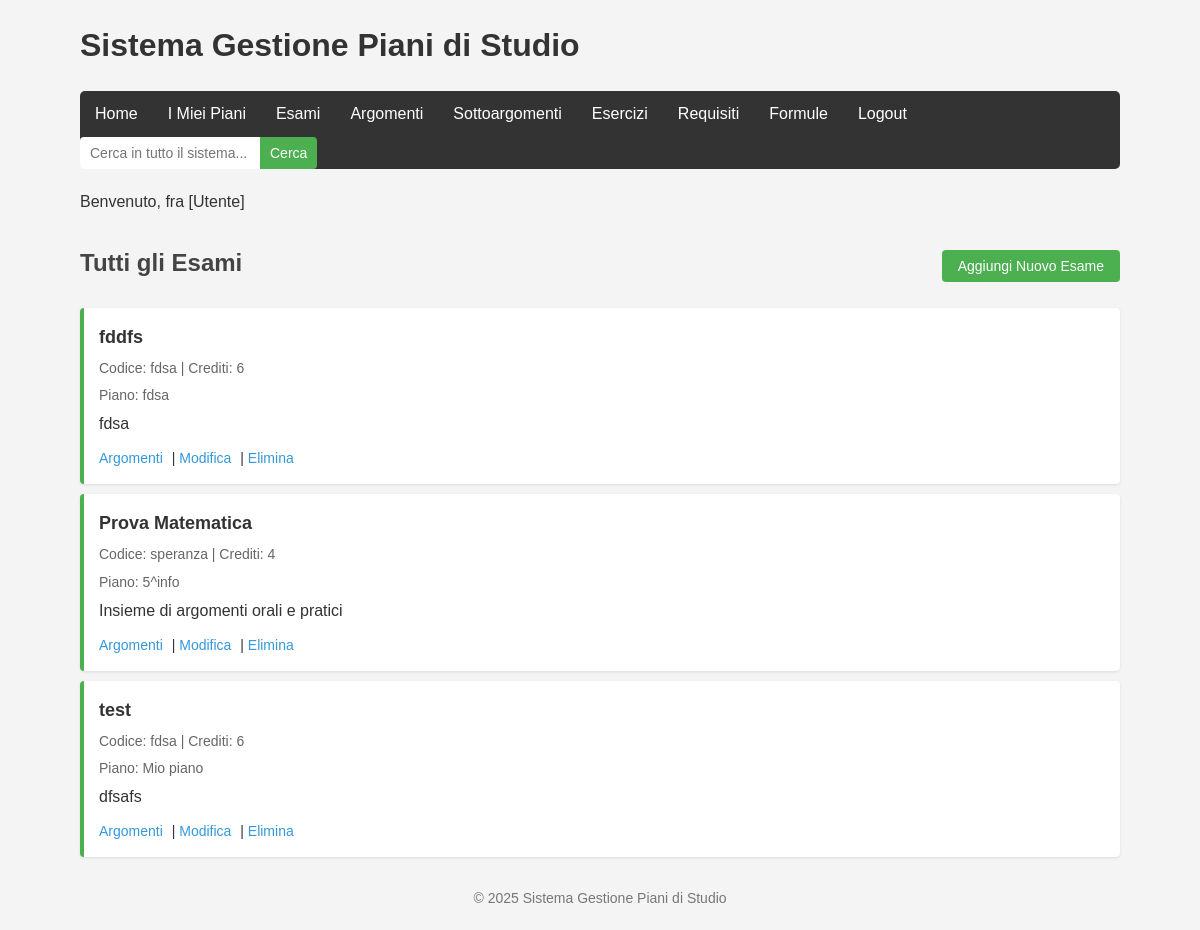
Screenshot of /pages/esami.php (signed in) with the database file from the repository.
### tables this page shows
CREATE TABLE `esami` (
  `id` int(11) NOT NULL,
  `piano_id` int(11) NOT NULL,
  `nome` varchar(100) NOT NULL,
  `codice` varchar(20) DEFAULT NULL,
  `crediti` int(11) DEFAULT 6,
  `descrizione` text DEFAULT NULL,
  `anno` int(11) DEFAULT NULL,
  `semestre` int(11) DEFAULT NULL
);

CREATE TABLE `piani_di_studio` (
  `id` int(11) NOT NULL,
  `nome` varchar(100) NOT NULL,
  `descrizione` text DEFAULT NULL,
  `data_creazione` timestamp NOT NULL DEFAULT current_timestamp(),
  `user_id` int(11) NOT NULL,
  `visibility` varchar(20) NOT NULL DEFAULT 'private'
);

### models/esame.php (called while the page is built, shortened)
<?php
class Esame {
    private $conn;
    private $table_name = "esami";
    public function __construct($db) {
        $this->conn = $db;
    }
    public function readAll() {
        $query = "SELECT e.*, p.nome as piano_nome
                  FROM " . $this->table_name . " e
                  LEFT JOIN piani_di_studio p ON e.piano_id = p.id
                  ORDER BY e.nome ASC";
        $stmt = $this->conn->prepare($query);
        $stmt->execute();
        return $stmt;
    }
}
?>

### pages/esami.php (the view, shortened to what this page needs)
<?php
include_once '../ui/includes/header.php';
include_once '../models/esame.php';
include_once '../models/piano_di_studio.php';
$database = new Database();
$db = $database->getConnection();
if (!$db) {
    $message = "Problema di connessione al database.";
    $message_class = "error";
} else {
    $esame = new Esame($db);
    $piano_id = isset($_GET['piano_id']) ? $_GET['piano_id'] : null;
    echo "<div class='header-with-button'>";
    if ($piano_id) {
        echo "<h2>Esami del Piano: " . $piano_info['nome'] . "</h2>";
    } else {
        echo "<h2>Tutti gli Esami</h2>";
    }
    echo "<button id='showCreateFormBtn' class='btn-primary'>Aggiungi Nuovo Esame</button>";
    echo "</div>";
    if ($piano_id) {
        $stmt = $esame->readByPiano($piano_id);
    } else {
        $stmt = $esame->readAll();
    }
    $num = $stmt->rowCount();
    if ($num > 0) {
        echo "<ul class='item-list'>";
        while ($row = $stmt->fetch(PDO::FETCH_ASSOC)) {
            extract($row);
            $piano_info_display = isset($piano_nome) ? "<div class='item-meta'>Piano: $piano_nome</div>" : "";
            echo "<li>
                    <div class='item-title'>$nome</div>
                    <div class='item-meta'>Codice: $codice | Crediti: $crediti</div>
                    $piano_info_display
                    <div class='item-description'>$descrizione</div>
                    <div class='item-actions'>
                        <a href='argomenti.php?esame_id=$id'>Argomenti</a> |
                        <a href='?edit=$id" . ($piano_id ? "&piano_id=$piano_id" : "") . "'>Modifica</a> |
                        <a href='?delete=$id" . ($piano_id ? "&piano_id=$piano_id" : "") . "' onclick='return confirm(\"Sei sicuro di voler eliminare questo esame?\");'>Elimina</a>
                    </div>
                </li>";
        }
        echo "</ul>";
    } else {
        echo "<p>Nessun esame trovato." . ($piano_id ? " Aggiungi un esame a questo piano di studio." : "") . "</p>";
    }
}
include_once '../ui/includes/footer.php';
?>

### ui/css/style.css (style rules this page uses)
* { box-sizing: border-box; margin: 0; padding: 0; }
body { font-family: Arial, sans-serif; line-height: 1.6; color: #333; background-color: #f4f4f4; }
h2 { color: #444; margin-bottom: 15px; border-bottom: 1px solid #ddd; padding-bottom: 5px; }
button { padding: 10px 20px; background-color: #4CAF50; color: white; border: none; border-radius: 4px; cursor: pointer; font-size: 16px; transition: background-color 0.3s; }
ul { list-style-type: none; margin-bottom: 20px; }
li { background-color: white; margin: 5px 0; padding: 10px; border-radius: 4px; box-shadow: 0 1px 3px rgba(0, 0, 0, 0.1); }
a { text-decoration: none; color: #3498db; margin-left: 10px; }
.item-list li { padding: 15px; margin-bottom: 10px; border-left: 4px solid #4CAF50; }
.item-title { font-size: 18px; font-weight: bold; margin-bottom: 5px; }
.item-meta { font-size: 14px; color: #666; margin-bottom: 5px; }
.item-description { margin-bottom: 10px; }
.item-actions { font-size: 14px; margin-top: 5px; }
.item-actions a { margin-right: 5px; margin-left: 0; }
.header-with-button { display: flex; justify-content: space-between; align-items: center; margin-bottom: 20px; flex-wrap: wrap; }
.header-with-button h2 { margin: 0; border-bottom: none; }
.header-with-button button { margin-left: 10px; }
.btn-primary { display: inline-block; padding: 8px 16px; background-color: #4CAF50; color: white; border: none; border-radius: 4px; cursor: pointer; font-size: 14px; transition: background-color 0.3s; text-decoration: none; }
.btn-primary { margin-left: 0; }

### rows the page displays
esami: nome "fddfs", codice "fdsa", crediti "6", piano.nome "fdsa", descrizione "fdsa"
esami: nome "Prova Matematica", codice "speranza", crediti "4", piano.nome "5^info", descrizione "Insieme di argomenti orali e pratici"
esami: nome "test", codice "fdsa", crediti "6", piano.nome "Mio piano", descrizione "dfsafs"

### other values shown
$_SESSION['username'] "fra"
